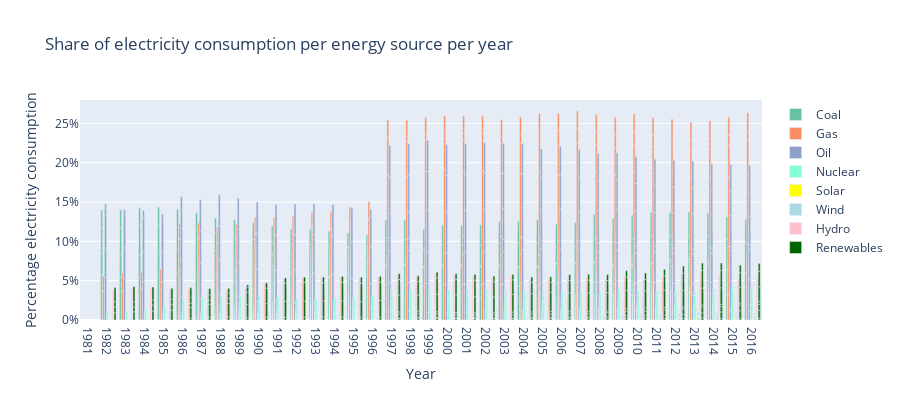

Notebook code cell kept with this figure:
### Markdown cell above
Figure 2: \
A line graph with on the x-axis the years starting from 1960 adding up by 10 till 2020. On the y-axis is the total fossil fuel consumption starting at 1500 adding 500 till 3500. The y-axis is given in million tons.

### Code cell
layout = go.Layout(
    xaxis=go.layout.XAxis(
        type='category' # the type for the x axis is categorical
    ),
    yaxis=go.layout.YAxis(
        tickformat=',.0%', # show as percentage
    ),
    height=400
)

trace = [go.Bar(name = 'Coal', marker_color='rgb(102,194,165)', x = worldenergycons_clean['year'], y = worldenergycons_clean['coal_share_energy'] / 1000), 
        go.Bar(name="Gas", marker_color='rgb(252,141,98)', x=worldenergycons_clean['year'], y=worldenergycons_clean['gas_share_energy'] / 1000), 
        go.Bar(name='Oil', marker_color='rgb(141,160,203)', x=worldenergycons_clean['year'], y=worldenergycons_clean['oil_share_energy'] / 1000),
        go.Bar(name='Nuclear', marker_color='rgb(133, 254, 212)', x=worldenergycons_clean['year'], y=worldenergycons_clean['nuclear_share_energy'] / 1000),
        go.Bar(name='Solar', marker_color='yellow', x=worldenergycons_clean['year'], y=worldenergycons_clean['solar_share_energy'] / 1000),
        go.Bar(name='Wind', marker_color='lightblue', x=worldenergycons_clean['year'], y=worldenergycons_clean['wind_share_energy'] / 1000),
        go.Bar(name='Hydro', marker_color='pink', x=worldenergycons_clean['year'], y=worldenergycons_clean['hydro_share_energy'] / 1000),
        go.Bar(name='Renewables', marker_color='darkgreen', x=worldenergycons_clean['year'], y=worldenergycons_clean['renewables_share_energy'] / 1000),
        ]

fig = go.Figure(data=trace, layout=layout)
fig.update_layout(title_text='Share of electricity consumption per energy source per year', xaxis_title='Year', yaxis_title="Percentage electricity consumption")
fig.show()

### Figure 1 — Plotly figure (JSON) as saved in the notebook; plotly's stock layout.template omitted (floating-point values rounded to 4 significant figures; data arrays with more than 128 entries replaced by an {"elided": "..."} marker saying what was removed)
{"data": [{"marker": {"color": "rgb(102,194,165)"}, "name": "Coal", "type": "bar", "x": {"elided": "3315 int values"}, "y": {"elided": "3315 float values"}}, {"marker": {"color": "rgb(252,141,98)"}, "name": "Gas", "type": "bar", "x": {"elided": "3315 int values"}, "y": {"elided": "3315 float values"}}, {"marker": {"color": "rgb(141,160,203)"}, "name": "Oil", "type": "bar", "x": {"elided": "3315 int values"}, "y": {"elided": "3315 float values"}}, {"marker": {"color": "rgb(133, 254, 212)"}, "name": "Nuclear", "type": "bar", "x": {"elided": "3315 int values"}, "y": {"elided": "3315 float values"}}, {"marker": {"color": "yellow"}, "name": "Solar", "type": "bar", "x": {"elided": "3315 int values"}, "y": {"elided": "3315 float values"}}, {"marker": {"color": "lightblue"}, "name": "Wind", "type": "bar", "x": {"elided": "3315 int values"}, "y": {"elided": "3315 float values"}}, {"marker": {"color": "pink"}, "name": "Hydro", "type": "bar", "x": {"elided": "3315 int values"}, "y": {"elided": "3315 float values"}}, {"marker": {"color": "darkgreen"}, "name": "Renewables", "type": "bar", "x": {"elided": "3315 int values"}, "y": {"elided": "3315 float values"}}], "layout": {"height": 400, "title": {"text": "Share of electricity consumption per energy source per year"}, "xaxis": {"title": {"text": "Year"}, "type": "category"}, "yaxis": {"tickformat": ",.0%", "title": {"text": "Percentage electricity consumption"}}}}
